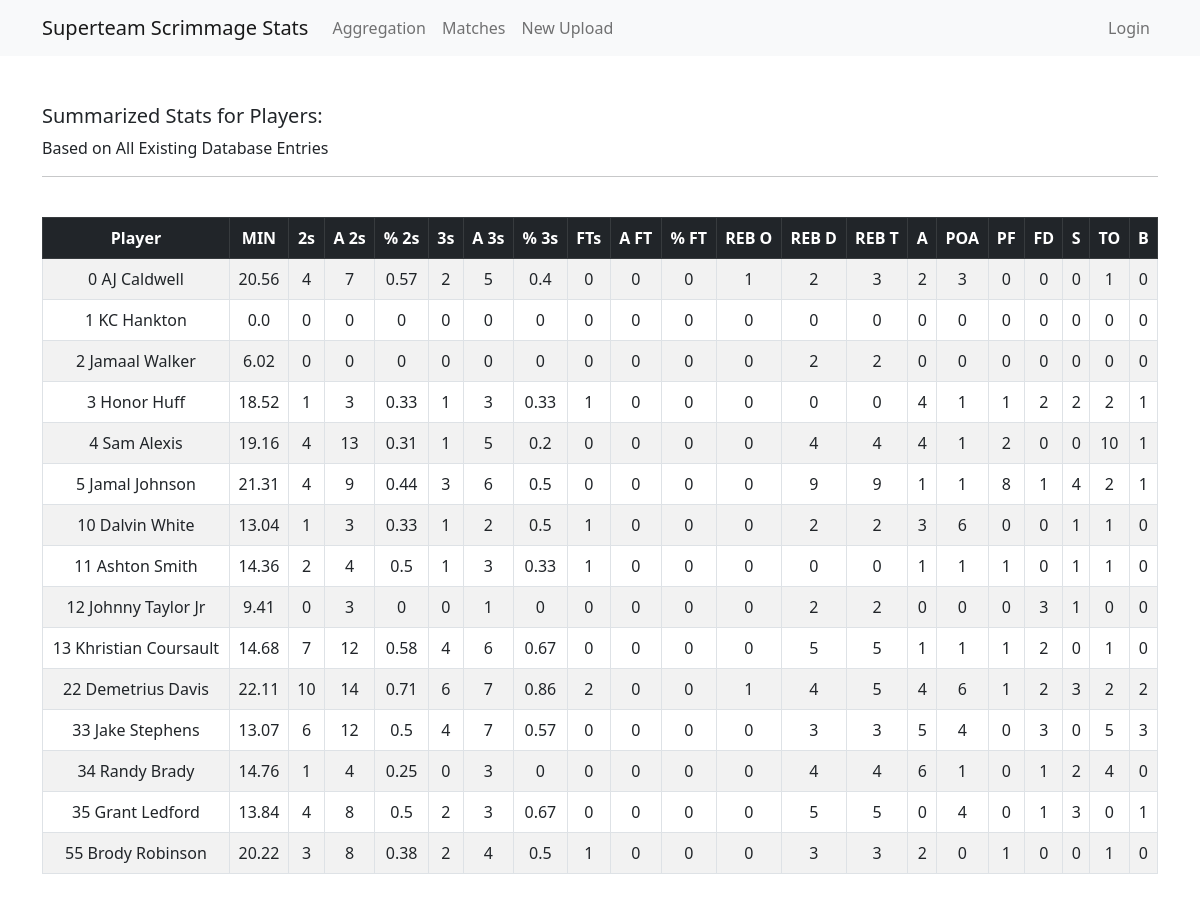
The page /aggregation on the database its author committed.
### stats/models.py (models this page shows, shortened)
class StatLine(models.Model):
    match = models.ForeignKey(Match, on_delete=models.CASCADE)
    date = models.DateTimeField()
    player = models.CharField(max_length=255)
    min = models.FloatField()
    made_2 = models.IntegerField()
    attempts_2 = models.IntegerField()
    made_3 = models.IntegerField()
    attempts_3 = models.IntegerField()
    made_ft = models.IntegerField()
    attempts_ft = models.IntegerField()
    reb_o = models.IntegerField()
    reb_d = models.IntegerField()
    assist = models.IntegerField()
    poa = models.IntegerField()
    pf = models.IntegerField()
    fd = models.IntegerField()
    steals = models.IntegerField()
    turnovers = models.IntegerField()
    blocks = models.IntegerField()
    class Meta:
        ordering = ['date']

### stats/views.py (the view)
# urls.py: path('aggregation', aggregation, name='aggregation'),
def aggregation(request):
    queryset = StatLine.objects.all()
    players = []
    for stat in queryset:
        x = stat.player
        if x not in players:
            players.append(x)
    players_agg = []
    for x in players:
        agg_line = StatLine.objects.filter(player=x).aggregate(
            sum_min=Sum('min'),
            sum_made_2=Sum('made_2'),
            sum_attempts_2=Sum('attempts_2'),
            sum_made_3=Sum('made_3'),
            sum_attempts_3=Sum('attempts_3'),
            sum_made_ft=Sum('made_ft'),
            sum_attempts_ft=Sum('attempts_ft'),
            sum_reb_o=Sum('reb_o'),
            sum_reb_d=Sum('reb_d'),
            sum_assist=Sum('assist'),
            sum_poa=Sum('poa'),
            sum_pf=Sum('pf'),
            sum_fd=Sum('fd'),
            sum_steals=Sum('steals'),
            sum_turnovers=Sum('turnovers'),
            sum_blocks=Sum('blocks'),
        )
        agg_line['player'] = x
        agg_line['sum_min'] = round(agg_line['sum_min'], 2)
        agg_line['percentage_2'] = 0
        if agg_line['sum_attempts_2'] != 0 and agg_line['sum_made_2'] != 0:
            agg_line['percentage_2'] = agg_line['sum_made_2'] / \
                agg_line['sum_attempts_2']
            agg_line['percentage_2'] = round(agg_line['percentage_2'], 2)
        agg_line['percentage_3'] = 0
        if agg_line['sum_attempts_3'] != 0 and agg_line['sum_made_3'] != 0:
            agg_line['percentage_3'] = agg_line['sum_made_3'] / \
                agg_line['sum_attempts_3']
            agg_line['percentage_3'] = round(agg_line['percentage_3'], 2)
        agg_line['percentage_ft'] = 0
        if agg_line['sum_attempts_ft'] != 0 and agg_line['sum_made_ft'] != 0:
            agg_line['percentage_ft'] = agg_line['sum_made_ft'] / \
                agg_line['sum_attempts_ft']
            agg_line['percentage_ft'] = round(agg_line['percentage_ft'], 2)
        agg_line['sum_reb_t'] = agg_line['sum_reb_o'] + agg_line['sum_reb_d']
        players_agg.append(agg_line)
    return render(request, 'aggregation.html', {
        'players_agg': players_agg,
    }
    )

### templates/aggregation.html (shortened to what this page needs)
{% extends 'base.html' %}
{% block content %}
<br><br>
<h5>Summarized Stats for Players:</h5>
<p>Based on All Existing Database Entries</p>
<hr>
<br>
<table id="myTable" class="sortable table table-striped table-bordered text-center">
    <tr class="table-dark">
        <th>Player</th>
        <th>MIN</th>
        <th>2s</th>
        <th>A 2s</th>
        <th>% 2s</th>
        <th>3s</th>
        <th>A 3s</th>
        <th>% 3s</th>
        <th>FTs</th>
        <th>A FT</th>
        <th>% FT</th>
        <th>REB O</th>
        <th>REB D</th>
        <th>REB T</th>
        <th>A</th>
        <th>POA</th>
        <th>PF</th>
        <th>FD</th>
        <th>S</th>
        <th>TO</th>
        <th>B</th>
    </tr>
{% for player in players_agg %}
    <tr>
        <td>{{ player.player }}</td>
        <td>{{ player.sum_min }}</td>
        <td>{{ player.sum_made_2 }}</td>
        <td>{{ player.sum_attempts_2 }}</td>
        <td>{{ player.percentage_2 }}</td>
        <td>{{ player.sum_made_3 }}</td>
        <td>{{ player.sum_attempts_3 }}</td>
        <td>{{ player.percentage_3 }}</td>
        <td>{{ player.sum_made_ft }}</td>
        <td>{{ player.sum_attempts_ft }}</td>
        <td>{{ player.percentage_ft }}</td>
        <td>{{ player.sum_reb_o }}</td>
        <td>{{ player.sum_reb_d }}</td>
        <td>{{ player.sum_reb_t }}</td>
        <td>{{ player.sum_assist }}</td>
        <td>{{ player.sum_poa }}</td>
        <td>{{ player.sum_pf }}</td>
        <td>{{ player.sum_fd }}</td>
        <td>{{ player.sum_steals }}</td>
        <td>{{ player.sum_turnovers }}</td>
        <td>{{ player.sum_blocks }}</td>
    </tr>
{% endfor %}
</table>
<br>
{% endblock %}

### rows shown on the page
StatLine: player "0 AJ Caldwell"
StatLine: player "1 KC Hankton"
StatLine: player "2 Jamaal Walker", sum_min "6.02", sum_made_2 "0", sum_attempts_2 "0", percentage_2 "0", sum_made_3 "0", sum_attempts_3 "0", percentage_3 "0", sum_made_ft "0", sum_attempts_ft "0", percentage_ft "0", sum_reb_o "0", sum_reb_d "2", sum_reb_t "2", sum_assist "0", sum_poa "0", sum_pf "0", sum_fd "0", sum_steals "0", sum_turnovers "0", sum_blocks "0", player "12 Johnny Taylor Jr"
StatLine: player "3 Honor Huff"
StatLine: player "4 Sam Alexis"
StatLine: player "5 Jamal Johnson"
StatLine: player "10 Dalvin White"
StatLine: player "11 Ashton Smith"
StatLine: player "13 Khristian Coursault"
StatLine: player "22 Demetrius Davis"
StatLine: player "33 Jake Stephens", sum_min "13.07", sum_made_2 "6", sum_attempts_2 "12", percentage_2 "0.5", sum_made_3 "4", sum_attempts_3 "7", percentage_3 "0.57", sum_made_ft "0", sum_attempts_ft "0", percentage_ft "0", sum_reb_o "0", sum_reb_d "3", sum_reb_t "3", sum_assist "5", sum_poa "4", sum_pf "0", sum_fd "3", sum_steals "0", sum_turnovers "5", sum_blocks "3"
StatLine: player "34 Randy Brady"
StatLine: player "35 Grant Ledford"
StatLine: player "55 Brody Robinson"

### other values the page prints
{{ player.sum_min }} "20.56" "0.0" "18.52" "19.16" "21.31" "13.04" "14.36" "9.41" "14.68" "22.11" "14.76" "13.84" "20.22"
{{ player.sum_made_2 }} "4" "0" "1" "4" "4" "1" "2" "0" "7" "10" "1" "4" "3"
{{ player.sum_attempts_2 }} "7" "0" "3" "13" "9" "3" "4" "3" "12" "14" "4" "8" "8"
{{ player.percentage_2 }} "0.57" "0" "0.33" "0.31" "0.44" "0.33" "0.5" "0" "0.58" "0.71" "0.25" "0.5" "0.38"
{{ player.sum_made_3 }} "2" "0" "1" "1" "3" "1" "1" "0" "4" "6" "0" "2" "2"
{{ player.sum_attempts_3 }} "5" "0" "3" "5" "6" "2" "3" "1" "6" "7" "3" "3" "4"
{{ player.percentage_3 }} "0.4" "0" "0.33" "0.2" "0.5" "0.5" "0.33" "0" "0.67" "0.86" "0" "0.67" "0.5"
{{ player.sum_made_ft }} "0" "0" "1" "0" "0" "1" "1" "0" "0" "2" "0" "0" "1"
{{ player.sum_attempts_ft }} "0" "0" "0" "0" "0" "0" "0" "0" "0" "0" "0" "0" "0"
{{ player.percentage_ft }} "0" "0" "0" "0" "0" "0" "0" "0" "0" "0" "0" "0" "0"
{{ player.sum_reb_o }} "1" "0" "0" "0" "0" "0" "0" "0" "0" "1" "0" "0" "0"
{{ player.sum_reb_d }} "2" "0" "0" "4" "9" "2" "0" "2" "5" "4" "4" "5" "3"
{{ player.sum_reb_t }} "3" "0" "0" "4" "9" "2" "0" "2" "5" "5" "4" "5" "3"
{{ player.sum_assist }} "2" "0" "4" "4" "1" "3" "1" "0" "1" "4" "6" "0" "2"
{{ player.sum_poa }} "3" "0" "1" "1" "1" "6" "1" "0" "1" "6" "1" "4" "0"
